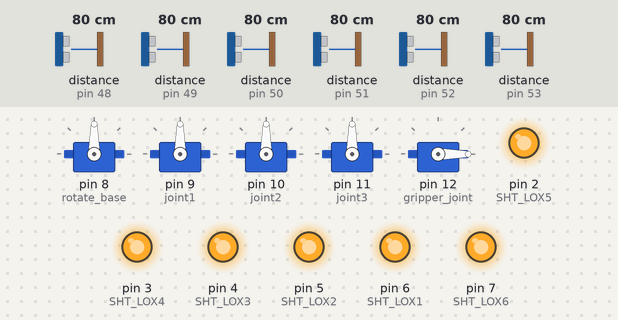
A sketch run on a simulated Arduino Uno, built with avr-gcc and run on an emulated ATmega328P. Shown: 5 × servo, output pins drawn as LEDs (lit = HIGH). The test bench sets the inputs (shaded band); at power-on: distance to the obstacle (sensors on pin 48, pin 49, pin 50, pin 51, pin 52, pin 53) 80 cm. The ROS host is connected and sends only what is stated.

Above: at 0.3 s.
Timing chart, 0 to 1.8 s (numbered marks = the images above):
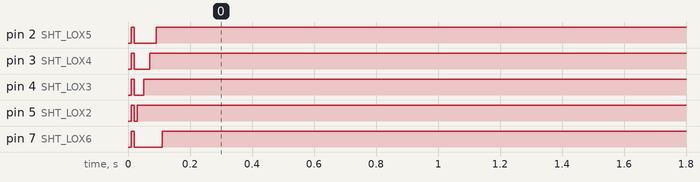

The sketch:

yannic_robot_multisensorx6_bare.ino
```cpp
//for three distance sensors connected
#if defined(ARDUINO) && ARDUINO >= 100
  #include "Arduino.h"
#else
  #include <WProgram.h>
#endif

#include <Servo.h>
#include <ros.h>
#include <ros/time.h>
#include <std_msgs/UInt16.h>
#include <sensor_msgs/JointState.h>
#include <std_msgs/String.h>
#include <std_msgs/Int16MultiArray.h>
#include "Adafruit_VL53L0X.h"

/////////////////////////////////////////////
//////////range sensors update //////////////
////////////////////////////////////////////

// address we will assign if dual sensor is present
#define LOX1_ADDRESS 0x30
#define LOX2_ADDRESS 0x31
#define LOX3_ADDRESS 0x32
#define LOX4_ADDRESS 0x33
#define LOX5_ADDRESS 0x34
#define LOX6_ADDRESS 0x35
/*
    Reset all sensors by setting all of their XSHUT pins low for delay(10), then set all XSHUT high to bring out of reset
    Keep sensor #1 awake by keeping XSHUT pin high
    Put all other sensors into shutdown by pulling XSHUT pins low
    Initialize sensor #1 with lox.begin(new_i2c_address) Pick any number but 0x29 and it must be under 0x7F. Going with 0x30 to 0x3F is probably OK.
    Keep sensor #1 awake, and now bring sensor #2 out of reset by setting its XSHUT pin high.
    Initialize sensor #2 with lox.begin(new_i2c_address) Pick any number but 0x29 and whatever you set the first sensor to
 */


// set the pins to shutdown

#define SHT_LOX1 6
#define SHT_LOX2 5
#define SHT_LOX3 4
#define SHT_LOX4 3
#define SHT_LOX5 2
#define SHT_LOX6 7


// objects for the vl53l0x
Adafruit_VL53L0X lox1 = Adafruit_VL53L0X();
Adafruit_VL53L0X lox2 = Adafruit_VL53L0X();
Adafruit_VL53L0X lox3 = Adafruit_VL53L0X();
Adafruit_VL53L0X lox4 = Adafruit_VL53L0X();
Adafruit_VL53L0X lox5 = Adafruit_VL53L0X();
Adafruit_VL53L0X lox6 = Adafruit_VL53L0X();


// this holds the measurement
VL53L0X_RangingMeasurementData_t measure1;
VL53L0X_RangingMeasurementData_t measure2;
VL53L0X_RangingMeasurementData_t measure3;
VL53L0X_RangingMeasurementData_t measure4;
VL53L0X_RangingMeasurementData_t measure5;
VL53L0X_RangingMeasurementData_t measure6;

///////////////////////////////////////////////
///////////////////////////////////////////////


ros::NodeHandle  nh;
Servo rotate_base;
Servo joint1;
Servo joint2;
Servo joint3;
Servo gripper_joint;

double rotate_base_angle = 0;
double joint1_angle = 0;
double joint2_angle = 0;
double joint3_angle = 0;
double gripper_joint_angle = 0;

unsigned long t;

// function call -> processing joint_states and controlling servos
void servo_cb(const sensor_msgs::JointState& cmd_msg){
  //get the values from joint_states topic
  //calibrate position of servos so they match the initial simulation start +/- changes direction.
  rotate_base_angle = radiansToDegrees(-1*cmd_msg.position[0]);
  joint1_angle = radiansToDegrees( -1*cmd_msg.position[1]+0.14 );
  joint2_angle = radiansToDegrees(cmd_msg.position[2]-1.12);
  joint3_angle = radiansToDegrees( -1*cmd_msg.position[3] + 0.08 );
  gripper_joint_angle = radiansToDegrees(-100*cmd_msg.position[4]+2.5 );

  //write the values from joint_states to the connected Servos
  rotate_base.write(rotate_base_angle);
  joint1.write(joint1_angle);
  joint2.write(joint2_angle);
  joint3.write(joint3_angle);
  gripper_joint.write(gripper_joint_angle);
}

//-----------------ROS setup-------------------//

//set up the ROS node -> servo_cb is subscriber for joint_states
//ROS setup for the control of the Servos controlled by joint_states
ros::Subscriber<sensor_msgs::JointState> sub("joint_states", servo_cb);

//set up the publisher of the joints
//ROS setup for the analogRead feedback of the servos to the topic joint_feedback
//sensor_msgs::JointState robot_state;
//ros::Publisher pub("joint_feedback", &robot_state);
char const robot_id[3] = "arm";
char const *joint_name[5] = {"joint1", "joint2", "joint3", "rotate_base", "gripper_joint"};
float pos[5];
float vel[5];
float eff[5];

///////////////////Range sensor //////////////////
/////////////////////////////////////////////////
//ROS setup for the range sensor
std_msgs::Int16MultiArray range_msg;
ros::Publisher pub_range( "range_data", &range_msg);

//Initialise the range sensors for the I2C communication
void setID() {
  // all reset
  digitalWrite(SHT_LOX1, LOW);
  digitalWrite(SHT_LOX2, LOW);
  digitalWrite(SHT_LOX3, LOW);
  digitalWrite(SHT_LOX4, LOW);
  digitalWrite(SHT_LOX5, LOW);
  digitalWrite(SHT_LOX6, LOW);

  delay(10);
  // all unreset
  digitalWrite(SHT_LOX1, HIGH);
  digitalWrite(SHT_LOX2, HIGH);
  digitalWrite(SHT_LOX3, HIGH);
  digitalWrite(SHT_LOX4, HIGH);
  digitalWrite(SHT_LOX5, HIGH);
  digitalWrite(SHT_LOX6, HIGH);
  delay(10);

  // activating LOX1 and reseting LOX2
  digitalWrite(SHT_LOX1, HIGH);
  digitalWrite(SHT_LOX2, LOW);
  digitalWrite(SHT_LOX3, LOW);
  digitalWrite(SHT_LOX4, LOW);
  digitalWrite(SHT_LOX5, LOW);
  digitalWrite(SHT_LOX6, LOW);

  // initiating LOX1
  if(!lox1.begin(LOX1_ADDRESS)) {
    nh.loginfo("Failed to boot first VL53L0X");
    while(1);
  }
  delay(10);

  // activating LOX2
  digitalWrite(SHT_LOX2, HIGH);
  delay(10);

  //initiating LOX2
  if(!lox2.begin(LOX2_ADDRESS)) {
    nh.loginfo("Failed to boot second VL53L0X");
    while(1);
  }
  delay(10);

  // activating LOX3
  digitalWrite(SHT_LOX3, HIGH);
  delay(10);

  //initiating LOX3
  if(!lox3.begin(LOX3_ADDRESS)) {
    nh.loginfo("Failed to boot third VL53L0X");
    while(1);
  }
  delay(10);

  // activating LOX4
  digitalWrite(SHT_LOX4, HIGH);
  delay(10);

  //initiating LOX4
  if(!lox4.begin(LOX4_ADDRESS)) {
    nh.loginfo("Failed to boot 4th VL53L0X");
    while(1);
  }
  delay(10);

  // activating LOX5
  digitalWrite(SHT_LOX5, HIGH);
  delay(10);

  //initiating LOX5
  if(!lox5.begin(LOX5_ADDRESS)) {
    nh.loginfo("Failed to boot 5th VL53L0X");
    while(1);
  }
  delay(10);

  // activating LOX6
  digitalWrite(SHT_LOX6, HIGH);
  delay(10);

  //initiating LOX6
  if(!lox6.begin(LOX6_ADDRESS)) {
    nh.loginfo("Failed to boot 6th VL53L0X");
    while(1);
  }
}

void read_dual_sensors() {

  nh.loginfo("dualsensor");

  lox1.rangingTest(&measure1, false); // pass in 'true' to get debug data printout!
  lox2.rangingTest(&measure2, false); // pass in 'true' to get debug data printout!
  lox3.rangingTest(&measure3, false); // pass in 'true' to get debug data printout!
  lox4.rangingTest(&measure4, false); // pass in 'true' to get debug data printout!
  lox5.rangingTest(&measure5, false); // pass in 'true' to get debug data printout!
  lox6.rangingTest(&measure6, false); // pass in 'true' to get debug data printout!


  // print sensor one reading
  //nh.loginfo("1: ");
  if(measure1.RangeStatus != 4) {     // if not out of range
  char result1[8];
  dtostrf(measure1.RangeMilliMeter, 6, 2, result1);
  nh.loginfo(result1);
    range_msg.data[0] = measure1.RangeMilliMeter;
  } else {
    range_msg.data[0] = 4000;
    //nh.loginfo("Out of range");
  }

  //nh.loginfo(" ");

  // print sensor two reading
  //nh.loginfo("2: ");
  if(measure2.RangeStatus != 4) {
  //char result2[8];
  //dtostrf(measure2.RangeMilliMeter, 6, 2, result2);
  //nh.loginfo(result2);
  range_msg.data[1] = measure2.RangeMilliMeter;

  } else {
    range_msg.data[1] = 4000;
    //nh.loginfo("Out of range");
  }

  //nh.loginfo(" ");

  // print sensor three reading
  //nh.loginfo("3: ");
  if(measure3.RangeStatus != 4) {
  //char result3[8];
  //dtostrf(measure3.RangeMilliMeter, 6, 2, result3);
  //nh.loginfo(result3);
  range_msg.data[2] = measure3.RangeMilliMeter;

  } else {
    range_msg.data[2] = 4000;
    //nh.loginfo("Out of range");
  }

  //nh.loginfo(" ");

  // print sensor four reading
  //nh.loginfo("4: ");
  if(measure4.RangeStatus != 4) {     // if not out of range
    //char result4[8];
  //dtostrf(measure4.RangeMilliMeter, 6, 2, result4);
  //nh.loginfo(result4);
    range_msg.data[3] = measure4.RangeMilliMeter;
  } else {
    range_msg.data[3] = 4000;
    //nh.loginfo("Out of range");
  }

  //nh.loginfo(" ");

  // print sensor five reading
  //nh.loginfo("5: ");
  if(measure5.RangeStatus != 4) {
  //char result5[8];
  //dtostrf(measure5.RangeMilliMeter, 6, 2, result5);
  //nh.loginfo(result5);
  range_msg.data[4] = measure5.RangeMilliMeter;

  } else {
    range_msg.data[4] = 4000;
    //nh.loginfo("Out of range");
  }

  //nh.loginfo(" ");

  // print sensor six reading
  //nh.loginfo("6: ");
  if(measure6.RangeStatus != 4) {
  //char result6[8];
  //dtostrf(measure6.RangeMilliMeter, 6, 2, result6);
  //nh.loginfo(result6);
  range_msg.data[5] = measure6.RangeMilliMeter;

  } else {
    range_msg.data[5] = 4000;
    //nh.loginfo("Out of range");
  }

  for (int i = 0; i <= 5; i++) {
    if (abs(range_msg.data[i]) > 200){
      range_msg.data[i] = 200;
    }
  }

}


char dim0_label[] = "range_data";

//////////////////setup///////////////////
void setup() {
  nh.getHardware()->setBaud(250000);
  nh.initNode();
//  nh.advertise(pub);
  nh.subscribe(sub);
  nh.advertise(pub_range);

  while (!nh.connected() ){
    nh.spinOnce();
}

  pinMode(SHT_LOX1, OUTPUT);
  pinMode(SHT_LOX2, OUTPUT);
  pinMode(SHT_LOX3, OUTPUT);
  pinMode(SHT_LOX4, OUTPUT);
  pinMode(SHT_LOX5, OUTPUT);
  pinMode(SHT_LOX6, OUTPUT);
  digitalWrite(SHT_LOX1, LOW);
  digitalWrite(SHT_LOX2, LOW);
  digitalWrite(SHT_LOX3, LOW);
  digitalWrite(SHT_LOX4, LOW);
  digitalWrite(SHT_LOX5, LOW);
  digitalWrite(SHT_LOX6, LOW);

  setID();
  delay(100);


  nh.loginfo("VL53L0X API serial node started");
  nh.loginfo("Read from analogread started -> joint_feedback");
  nh.loginfo("joint_state subscriber set up for servo control <- joint_states");

  // fill static range message fields
  range_msg.data_length = 6;
  range_msg.layout.dim = (std_msgs::MultiArrayDimension *)
  malloc(sizeof(std_msgs::MultiArrayDimension) * 6);
  range_msg.layout.dim[0].label = dim0_label;
  range_msg.layout.dim[0].size = 6;
  range_msg.layout.dim[0].stride = 1*6;
  range_msg.layout.data_offset = 0;
  range_msg.data = (int *)malloc(sizeof(int)*6);
  // Fulfill the sensor_msg/JointState msg
  //define the header of the joint_state message

/*  robot_state.header.frame_id = robot_id;
  robot_state.name = joint_name;
  robot_state.name_length = 5;
  robot_state.velocity_length = 5;
  robot_state.position_length = 5;
  robot_state.effort_length = 5;
  */

//Define the servos for the joints
  rotate_base.attach(8);
  joint1.attach(9);
  joint2.attach(10);
  joint3.attach(11);
  gripper_joint.attach(12);

  delay(1);
  rotate_base.write(90);
  joint1.write(90);
  joint2.write(90);
  joint3.write(90);
  gripper_joint.write(0);


}

void loop() {


  if (millis()-t > 100) {

  //reading the RANGE sensor and publishing to the corresponding topic
    read_dual_sensors();
    pub_range.publish(&range_msg);


  /*
  //reading the analog values and saving them to the later on published topic
  pos[0] = analogRead(A0);
  pos[1] = analogRead(A1);
  pos[2] = analogRead(A2);
  pos[3] = analogRead(A3);
  pos[4] = analogRead(A4);

  robot_state.header.stamp = nh.now();
  robot_state.position = pos;
  pub.publish( &robot_state);
  */

    t = millis();
  }

  nh.spinOnce();
  //delay(100);
}

// convert the radians to degree angles for the servo
double radiansToDegrees(float position_radians)
{

  position_radians = position_radians + 1.57;  //shift by 1.57 at least to only have positive values

  return position_radians * 57.2958;

}
```
